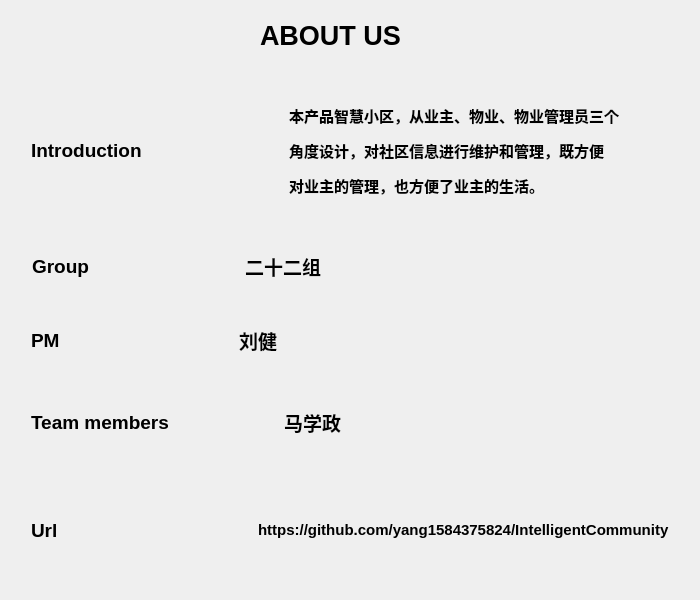
<?xml version="1.0" encoding="UTF-8"?>
<ui version="4.0">
 <class>canshushezhi</class>
 <widget class="QWidget" name="canshushezhi">
  <property name="geometry">
   <rect>
    <x>0</x>
    <y>0</y>
    <width>700</width>
    <height>600</height>
   </rect>
  </property>
  <property name="windowTitle">
   <string>canshushezhi</string>
  </property>
  <property name="styleSheet">
   <string notr="true">background-image: url();</string>
  </property>
  <widget class="QWidget" name="layoutWidget">
   <property name="geometry">
    <rect>
     <x>20</x>
     <y>490</y>
     <width>661</width>
     <height>81</height>
    </rect>
   </property>
   <layout class="QHBoxLayout" name="horizontalLayout_3">
    <item>
     <widget class="QLabel" name="label_5">
      <property name="text">
       <string>&lt;html&gt;&lt;head/&gt;&lt;body&gt;&lt;p&gt;&lt;span style=&quot; font-size:14pt; font-weight:600; color:#000000;&quot;&gt;Url&lt;/span&gt;&lt;/p&gt;&lt;/body&gt;&lt;/html&gt;</string>
      </property>
     </widget>
    </item>
    <item>
     <widget class="QLabel" name="label_8">
      <property name="text">
       <string>&lt;html&gt;&lt;head/&gt;&lt;body&gt;&lt;p&gt;&lt;span style=&quot; font-size:11pt; font-weight:600;&quot;&gt;https://github.com/yang1584375824/IntelligentCommunity&lt;/span&gt;&lt;/p&gt;&lt;/body&gt;&lt;/html&gt;</string>
      </property>
     </widget>
    </item>
   </layout>
  </widget>
  <widget class="QWidget" name="layoutWidget">
   <property name="geometry">
    <rect>
     <x>21</x>
     <y>241</y>
     <width>441</width>
     <height>51</height>
    </rect>
   </property>
   <layout class="QHBoxLayout" name="horizontalLayout">
    <item>
     <widget class="QLabel" name="label_2">
      <property name="frameShape">
       <enum>QFrame::NoFrame</enum>
      </property>
      <property name="text">
       <string>&lt;html&gt;&lt;head/&gt;&lt;body&gt;&lt;p&gt;&lt;span style=&quot; font-size:14pt; font-weight:600; color:#000000;&quot;&gt;Group&lt;/span&gt;&lt;/p&gt;&lt;/body&gt;&lt;/html&gt;</string>
      </property>
     </widget>
    </item>
    <item>
     <widget class="QLabel" name="label_6">
      <property name="text">
       <string>&lt;html&gt;&lt;head/&gt;&lt;body&gt;&lt;p&gt;&lt;span style=&quot; font-size:14pt; font-weight:600;&quot;&gt;二十二组&lt;/span&gt;&lt;/p&gt;&lt;/body&gt;&lt;/html&gt;</string>
      </property>
     </widget>
    </item>
   </layout>
  </widget>
  <widget class="QWidget" name="layoutWidget">
   <property name="geometry">
    <rect>
     <x>20</x>
     <y>310</y>
     <width>431</width>
     <height>61</height>
    </rect>
   </property>
   <layout class="QHBoxLayout" name="horizontalLayout_2">
    <item>
     <widget class="QLabel" name="label_10">
      <property name="text">
       <string>&lt;html&gt;&lt;head/&gt;&lt;body&gt;&lt;p&gt;&lt;span style=&quot; font-size:14pt; font-weight:600; color:#000000;&quot;&gt;PM&lt;/span&gt;&lt;/p&gt;&lt;/body&gt;&lt;/html&gt;</string>
      </property>
     </widget>
    </item>
    <item>
     <widget class="QLabel" name="label_11">
      <property name="text">
       <string>&lt;html&gt;&lt;head/&gt;&lt;body&gt;&lt;p&gt;&lt;span style=&quot; font-size:14pt; font-weight:600;&quot;&gt;      刘健&lt;/span&gt;&lt;/p&gt;&lt;/body&gt;&lt;/html&gt;</string>
      </property>
     </widget>
    </item>
   </layout>
  </widget>
  <widget class="QWidget" name="layoutWidget">
   <property name="geometry">
    <rect>
     <x>20</x>
     <y>390</y>
     <width>521</width>
     <height>66</height>
    </rect>
   </property>
   <layout class="QHBoxLayout" name="horizontalLayout_4">
    <item>
     <widget class="QLabel" name="label_3">
      <property name="text">
       <string>&lt;html&gt;&lt;head/&gt;&lt;body&gt;&lt;p&gt;&lt;span style=&quot; font-size:14pt; font-weight:600; color:#000000;&quot;&gt;Team members&lt;/span&gt;&lt;/p&gt;&lt;/body&gt;&lt;/html&gt;</string>
      </property>
     </widget>
    </item>
    <item>
     <widget class="QLabel" name="label_7">
      <property name="text">
       <string>&lt;html&gt;&lt;head/&gt;&lt;body&gt;&lt;p&gt;&lt;span style=&quot; font-size:14pt; font-weight:600;&quot;&gt;马学政&lt;/span&gt;&lt;/p&gt;&lt;/body&gt;&lt;/html&gt;</string>
      </property>
     </widget>
    </item>
   </layout>
  </widget>
  <widget class="QWidget" name="layoutWidget">
   <property name="geometry">
    <rect>
     <x>20</x>
     <y>80</y>
     <width>611</width>
     <height>141</height>
    </rect>
   </property>
   <layout class="QHBoxLayout" name="horizontalLayout_5">
    <item>
     <widget class="QLabel" name="label_4">
      <property name="text">
       <string>&lt;html&gt;&lt;head/&gt;&lt;body&gt;&lt;p&gt;&lt;span style=&quot; font-size:14pt; font-weight:600; color:#000000;&quot;&gt;Introduction&lt;/span&gt;&lt;/p&gt;&lt;/body&gt;&lt;/html&gt;</string>
      </property>
     </widget>
    </item>
    <item>
     <widget class="QLabel" name="label_9">
      <property name="text">
       <string>&lt;html&gt;&lt;head/&gt;&lt;body&gt;&lt;p&gt;&lt;span style=&quot; font-size:11pt; font-weight:600;&quot;&gt;本产品智慧小区，从业主、物业、物业管理员三个&lt;/span&gt;&lt;/p&gt;&lt;p&gt;&lt;span style=&quot; font-size:11pt; font-weight:600;&quot;&gt;角度设计，对社区信息进行维护和管理，既方便&lt;/span&gt;&lt;/p&gt;&lt;p&gt;&lt;span style=&quot; font-size:11pt; font-weight:600;&quot;&gt;对业主的管理，也方便了业主的生活。&lt;/span&gt;&lt;/p&gt;&lt;/body&gt;&lt;/html&gt;</string>
      </property>
     </widget>
    </item>
   </layout>
  </widget>
  <widget class="QLabel" name="label">
   <property name="geometry">
    <rect>
     <x>260</x>
     <y>10</y>
     <width>171</width>
     <height>51</height>
    </rect>
   </property>
   <property name="text">
    <string>&lt;html&gt;&lt;head/&gt;&lt;body&gt;&lt;p&gt;&lt;span style=&quot; font-size:20pt; font-weight:600;&quot;&gt;ABOUT US&lt;/span&gt;&lt;/p&gt;&lt;/body&gt;&lt;/html&gt;</string>
   </property>
  </widget>
 </widget>
 <layoutdefault spacing="6" margin="11"/>
 <resources/>
 <connections/>
</ui>
